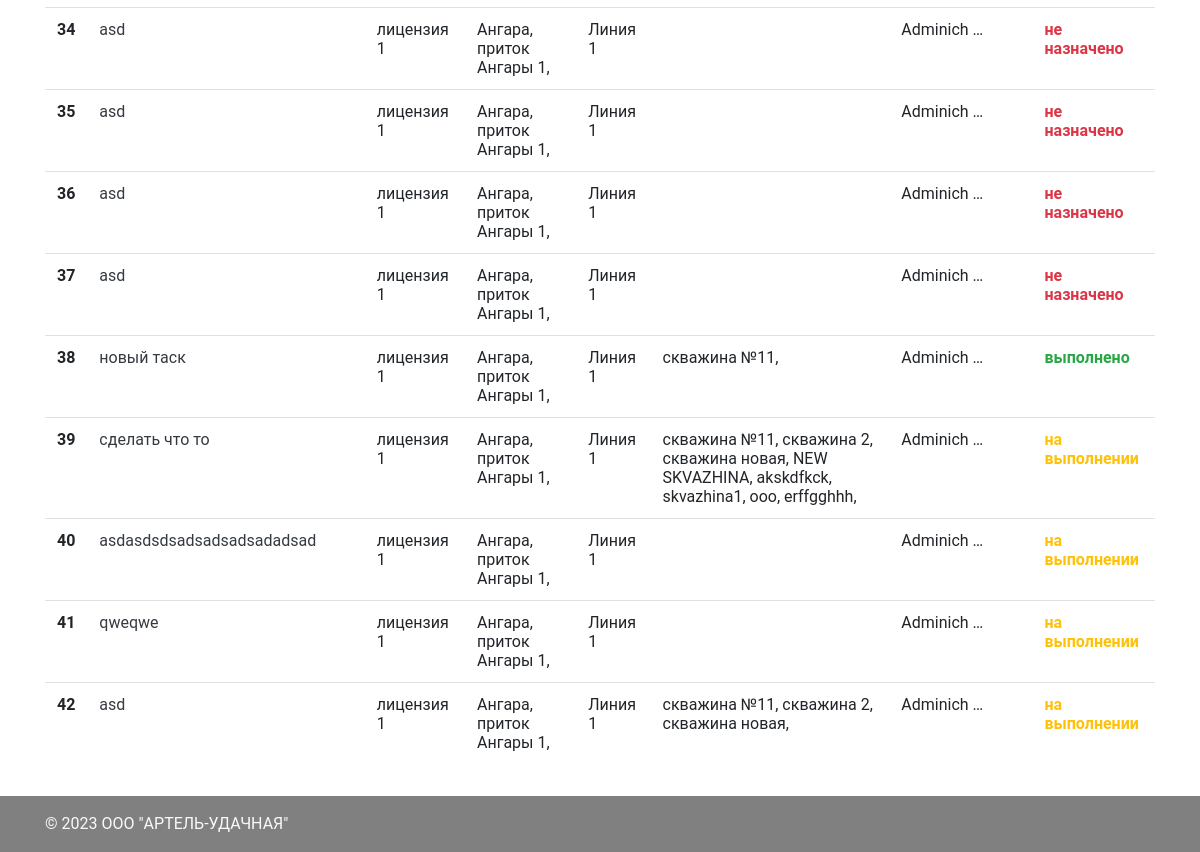
/?target=tasks&order=status (signed in, lower part), run on an earlier commit of the app's database.
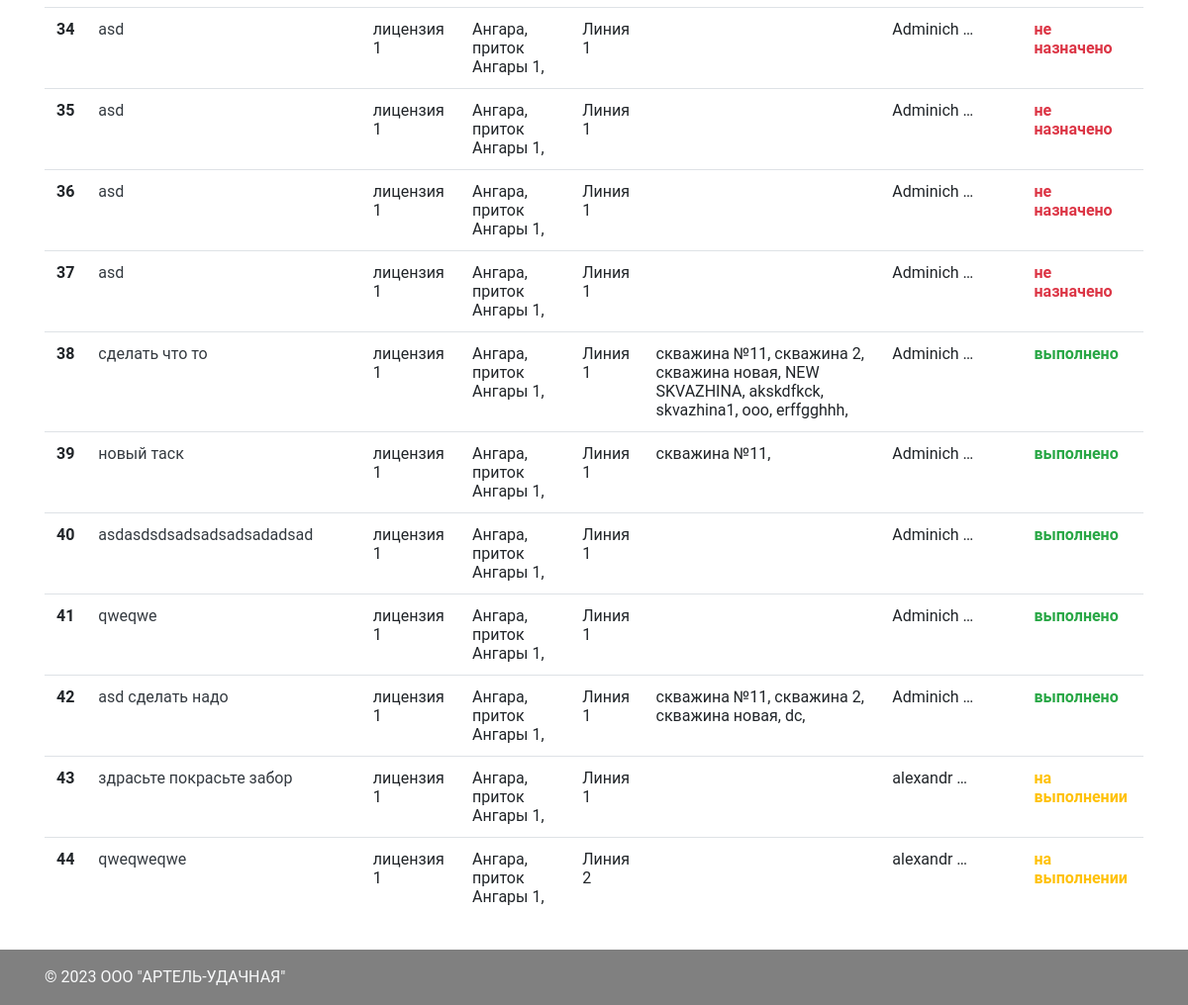
And on a later commit of the database.
### main/models.py (models this page shows, shortened)
class Task(models.Model):
    short_name = models.CharField("Брифинг", max_length=255)
    description = models.TextField("Текст задания")
    license = models.ForeignKey(License, on_delete=models.CASCADE, verbose_name="Лицензия")
    watercourse = models.ForeignKey(WaterCourse, on_delete=models.CASCADE, verbose_name="Водоток", null=True)
    line = models.ForeignKey(Line, on_delete=models.CASCADE, verbose_name="Линия")
    wells = models.ManyToManyField(Well, through='WellTask', through_fields=('task', 'well'), verbose_name="Скважины")
    responsible = models.ForeignKey(CustomUser, on_delete=models.CASCADE, verbose_name="Ответственный")
    images = models.ManyToManyField(TaskImageSingle, through='TaskImage', through_fields=('task', 'task_image_single'), verbose_name="Фотографии к заданию")
    status = models.ForeignKey(TaskStatus, on_delete=models.CASCADE, verbose_name="Статус")
    comment = models.TextField("Комментарий", null=True, blank=True)
    created_at = models.DateTimeField("Дата создания", auto_now_add=True)
    updated_at = models.DateTimeField("Дата обновления", auto_now=True)
    class Meta:
        verbose_name = "Задание"
        verbose_name_plural = "Задания"

class License(models.Model):
    short_name = models.CharField("Наименование", max_length=255)
    name = models.TextField("Полное наименование")
    geologist = models.ForeignKey(CustomUser, related_name='geologist_id', on_delete=models.SET_NULL, verbose_name="Геолог", null=True)
    status = models.ForeignKey(LicenseStatus, on_delete=models.CASCADE, verbose_name="Статус")
    used_enginery = models.TextField("Используемая техника", null=True, default="Не назначено")
    watercourses = models.ManyToManyField(WaterCourse, through='LicenseWaterCourse', through_fields=('license', 'watercourse'), verbose_name="Водотоки", blank=True)
    lines = models.ManyToManyField(Line, through='LineLicenseWaterCourse', through_fields=('license', 'line'), verbose_name="Водотоки", blank=True)
    comment = models.TextField("Комментарий", null=True, blank=True)
    created_at = models.DateTimeField("Дата создания", auto_now_add=True)
    updated_at = models.DateTimeField("Дата обновления", auto_now=True)
    class Meta:
        verbose_name = "Лицензия"
        verbose_name_plural = "Лицензии"

class WaterCourse(models.Model):
    name = models.CharField("Наименование", max_length=255)
    created_at = models.DateTimeField("Дата создания", auto_now_add=True)
    updated_at = models.DateTimeField("Дата обновления", auto_now=True)
    def __str__(self):
        return self.name
    class Meta:
        verbose_name = "Водоток"
        verbose_name_plural = "Водотоки"

class Line(models.Model):
    name = models.CharField("Наименование", max_length=50)
    watercourse = models.ForeignKey(WaterCourse, on_delete=models.CASCADE, verbose_name="Водоток", null=True)
    def __str__(self):
        return self.name
    class Meta:
        verbose_name = "Линия"
        verbose_name_plural = "Линии"

class CustomUser(AbstractBaseUser, PermissionsMixin):
    username = models.CharField("Логин пользователя", max_length=50, unique=True)
    first_name = models.CharField("Имя", max_length=50)
    last_name = models.CharField("Фамилия", max_length=50)
    patronymic = models.CharField("Отчество", max_length=50, default="нет")
    team = models.ForeignKey(Team, verbose_name="Номер бригады", on_delete=models.CASCADE, null=True)
    phone_number = models.CharField("Номер телефона", max_length=50, default="Не указано")
    email = models.EmailField(verbose_name="Email", max_length=255, unique=True, blank=True, null=True)
    role = models.ForeignKey(Role, on_delete=models.CASCADE, verbose_name="Должность")
    is_superuser = models.BooleanField(default=False)
    is_active = models.BooleanField(default=True)
    is_admin = models.BooleanField(default=False)
    objects = CustomUserManager()
    created_at = models.DateTimeField("Дата создания", auto_now_add=True)
    updated_at = models.DateTimeField("Дата обновления", auto_now=True)
    USERNAME_FIELD = 'username'
    REQUIRED_FIELDS = ['password']
    def __str__(self):
        return self.last_name + " " + self.first_name
    def has_perm(self, perm, obj=None):
        return True
    class Meta:
        verbose_name = "Пользователь"
        verbose_name_plural = "Пользователи"

class TaskStatus(models.Model):
    name = models.CharField("Наименование", max_length=50)
    def __str__(self):
        return self.name
    class Meta:
        verbose_name = "Статус задания"
        verbose_name_plural = "Статусы заданий"

class Well(models.Model):
    name = models.CharField("Наименование", max_length=255, unique=True)
    description = models.TextField("Описание", null=True, blank=True)
    comment = models.TextField("Комментарий", null=True, blank=True)
    x = models.FloatField("x", null=True, blank=True)
    y = models.FloatField("y", null=True, blank=True)
    z = models.FloatField("z", null=True, blank=True)
    line = models.ForeignKey(Line, verbose_name="Линия", on_delete=models.CASCADE, null=True)
    pillar_photo = models.ImageField("Фото штаги", upload_to='images/', null=True)
    created_at = models.DateTimeField("Дата создания", auto_now_add=True)
    updated_at = models.DateTimeField("Дата обновления", auto_now=True)
    def __str__(self):
        return self.name
    class Meta:
        verbose_name = "Скважина"
        verbose_name_plural = "Скважины"
        unique_together = ('name', 'line',)

### main/views.py (the view)
# urls.py: path('', views.MainMenuView.as_view(), name="index"),
class MainMenuView(LoginRequiredMixin, PermissionRequiredMixin, ListView):
    permission_required = 'main.add_license'
    template_name = "main/main_menu.html"
    queryset = models.Well
    def get_queryset(self):
        user = self.request.user.get_all_permissions()
        if self.request.GET.get("target") == "objects":
            queryset = models.License.objects.all()
            if self.request.GET.get('order'):
                ordering = self.request.GET.get('order')
                queryset = models.License.objects.order_by(ordering).all()
        elif self.request.GET.get("target") == "users":
            queryset = models.CustomUser.objects.exclude(is_admin=True).all()
        elif self.request.GET.get("target") == "documents":
            queryset = models.Documentation.objects.order_by('-id').all()
        elif self.request.GET.get("target") == "mine":
            queryset = models.Mine.objects.all()
        else:
            queryset = models.Task.objects.all()
            if self.request.GET.get('order'):
                ordering = self.request.GET.get('order')
                queryset = models.Task.objects.order_by(ordering).all()
        return queryset
    def get_context_data(self, **kwargs):
        context = super().get_context_data(**kwargs)
        context['target'] = self.request.GET.get('target')
        return context

### templates/main/main_menu.html (shortened to what this page needs)
{% extends "layout.html" %}
{% block content %}
    <div class="col-12 my-3">
      <table class="table table-responsive table-hover">
        {% if target == 'objects' %}
          {% include 'main/main_menu_partials/objects_partial.html' %}
        {% elif target == 'tasks' %}
          {% include 'main/main_menu_partials/tasks_partial.html' %}
        {% elif target == 'users' %}
          {% include 'main/main_menu_partials/users_partial.html' %}
        {% elif target == 'mine' %}
          {% include 'main/main_menu_partials/mine_partial.html' %}
        {% elif target == 'documents' %}
          {% include 'main/main_menu_partials/documents_partial.html' %}
        {% else %}
          {% include 'main/main_menu_partials/tasks_partial.html' %}
        {% endif %}
      </table>
    </div>
{% endblock %}

### templates/main/main_menu_partials/tasks_partial.html (shortened to what this page needs)
{% block content %}
  <tbody>
    {% for task in object_list %}
      <tr>
        <th scope="row">{{ forloop.counter }}</th>
        <td><a href="/tasks/{{ task.id }}" class="text-dark">{{ task.short_name }}</a></td>
        <td>{{ task.license.short_name|truncatechars:10 }}</td>
        <td>
          {% for watercourse in task.license.watercourses.all %}
            {{ watercourse }},
          {% endfor %}
        </td>
        <td>{{ task.line }}</td>
        <td>
          {% for well in task.wells.all %}
            {{ well }},
          {% endfor %}
        </td>
        <td>{{ task.responsible|truncatechars:10 }}</td>
        <td>
          {% if task.status.name == 'не назначено' %}
            <b class="text-danger">{{ task.status }}</b>
          {% elif task.status.name == 'на выполнении' %}
            <b class="text-warning">{{ task.status }}</b>
          {% elif task.status.name == 'выполнено' %}
            <b class="text-success">{{ task.status }}</b>
          {% else %}
            <b class="">{{ task.status }}</b>
          {% endif %}
        </td>
      </tr>
    {% endfor %}
  </tbody>
{% endblock %}

What changed in the data, as far as the page shows it:
changed Task "сделать что то": status_id 3 → 2 (drawn); status "на выполнении" → "выполнено"; moves up the list
changed Task "asdasdsdsadsadsadsadadsad": status_id 3 → 2 (drawn); status "на выполнении" → "выполнено"
changed Task "qweqwe": status_id 3 → 2 (drawn); status "на выполнении" → "выполнено"
changed Task: short_name "asd" → "asd сделать надо"; status_id 3 → 2 (drawn); status "на выполнении" → "выполнено"
added Well: name "dc", shown under Task "asd сделать надо"
added Task: short_name "здрасьте покрасьте забор", license.short_name "лицензия 1", line "Линия 1", responsible "alexandr …", status "на выполнении", WaterCourse (name "Ангара"), WaterCourse (name "приток Ангары 1")
added Task: short_name "qweqweqwe", license.short_name "лицензия 1", line "Линия 2", responsible "alexandr …", status "на выполнении", WaterCourse (name "Ангара"), WaterCourse (name "приток Ангары 1")
